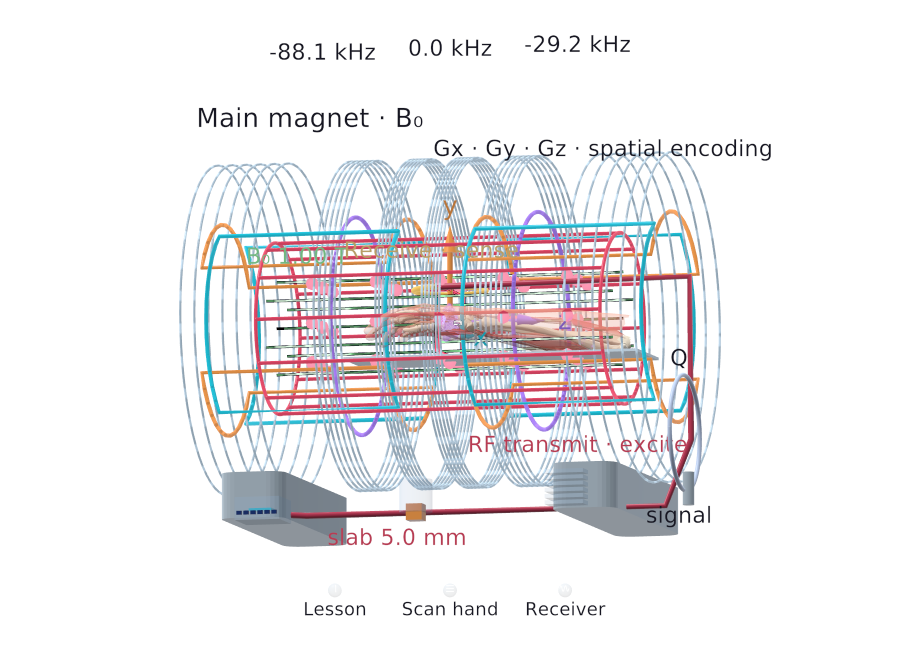
#> input picture docs/renders/01-scanner.png, 1800 x 1300 px, found by its file name (shown at 1/2 size)
$ python compose-rendered-elements.py
#> lines starting #> are read from the running program, lines starting #| are printed output that depends on the picture; pictures that were not available may be replaced by others from this repository, and a replacement may not be noted
from pathlib import Path
from PIL import Image, ImageChops, ImageDraw, ImageFont
import json, zipfile
base=Path("/home/triton/projects/ResonanceQuest-spatial/validation/element-reference-093")
canvas=Image.new("RGB",(4800,3200),"white")
#> canvas: PIL image 4800x3200 RGB; every value is 255
d=ImageDraw.Draw(canvas)
font="/usr/share/fonts/truetype/dejavu/DejaVuSans.ttf"
bold="/usr/share/fonts/truetype/dejavu/DejaVuSans-Bold.ttf"
title=ImageFont.truetype(bold,64)
heading=ImageFont.truetype(bold,30)
note=ImageFont.truetype(font,28)
d.text((80,35),"Resonance MRI · rendered elements",font=title,fill="#171e29")
d.text((82,116),"App 0.9.3 · actual Unity meshes and shaders · white-background reference",font=note,fill="#56616d")
items=[
("01-scanner","Scanner, hand, coils and fields",(50,195,1600,1425)),
("02-moment-grid","Volumetric moment lattice",(1620,195,3180,1425)),
("03-molecules-and-spin","Water molecules and spin frames",(3200,195,4750,1425)),
("04-receiver","Receiver components",(50,1450,1200,2260)),
("05-pulse-sequence","Pulse sequence",(1220,1450,2390,2260)),
("06-rf-and-iq","RF and complex signal",(2410,1450,3580,2260)),
("07-kspace-and-image","Measured k-space and image",(3600,1450,4750,2260)),
("08-reconstructed-volume","Reconstructed volume",(50,2300,1020,3050)),
("09-t1-recovery","T1 example",(1040,2300,2100,3050)),
("10-t2-coherence","T2 example",(2120,2300,3180,3050)),
("11-controls","Playback and mode controls",(3200,2300,4750,3050)),
]
bounds={}
for stem,label,rect in items:
    im=Image.open(base/(stem+".png")).convert("RGB")
#> im is the input picture: PIL image 1800x1300 RGB; mean R, G, B 236.8, 234.8, 236.7
    diff=ImageChops.difference(im,Image.new("RGB",im.size,"white")).convert("L")
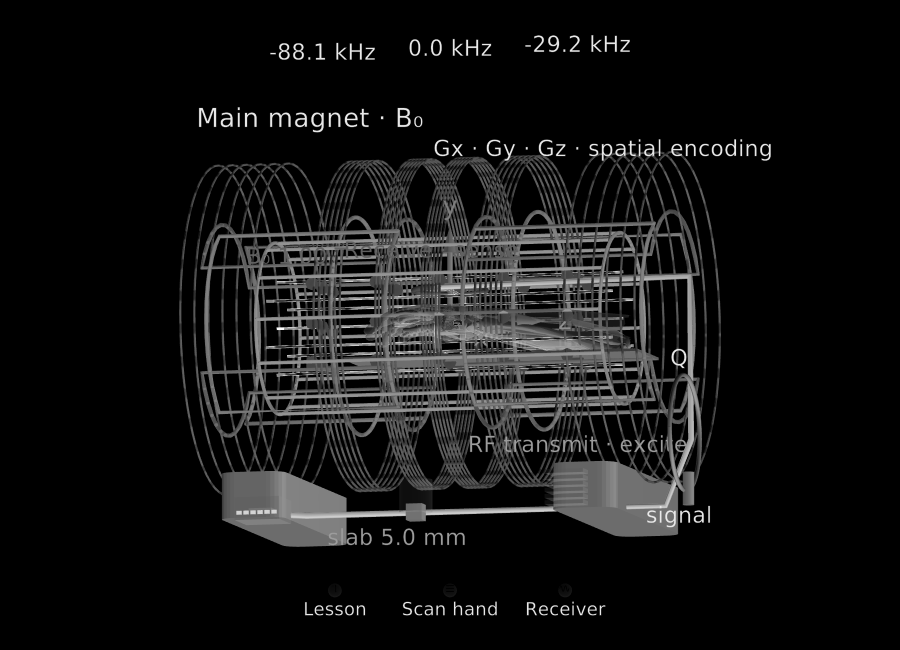
#> diff: PIL image 1800x1300 L (shown at 1/2 size); min 0, max 255, mean 19.4
    bbox=diff.point(lambda v:255 if v>7 else 0).getbbox()
#> bbox = (358, 70, 1542, 1232)
    if bbox is None: raise RuntimeError("Empty render "+stem)
    l,t,r,b=bbox
#> l = 358; t = 70; r = 1542; b = 1232
    bbox=(max(0,l-18),max(0,t-18),min(im.width,r+18),min(im.height,b+18))
#> bbox = (340, 52, 1560, 1250)
    im=im.crop(bbox)
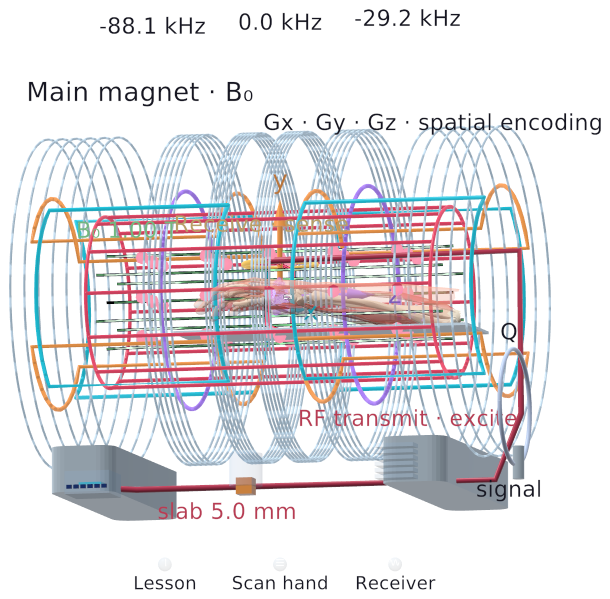
#> im: PIL image 1220x1198 RGB (shown at 1/2 size); mean R, G, B 225.9, 222.7, 225.6
    x0,y0,x1,y1=rect
    d.text((x0+22,y0),label,font=heading,fill="#242d38")
    avw,avh=x1-x0-40,y1-y0-65
    ratio=min(avw/im.width,avh/im.height)
#> ratio = 0.972
    im=im.resize((round(im.width*ratio),round(im.height*ratio)),Image.Resampling.LANCZOS)
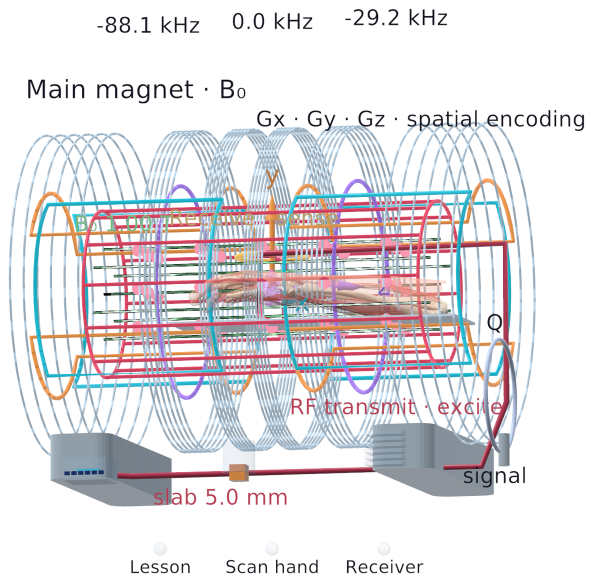
#> im: PIL image 1186x1165 RGB (shown at 1/2 size); mean R, G, B 225.7, 222.5, 225.5
    canvas.paste(im,(x0+(x1-x0-im.width)//2,y0+55+(avh-im.height)//2))
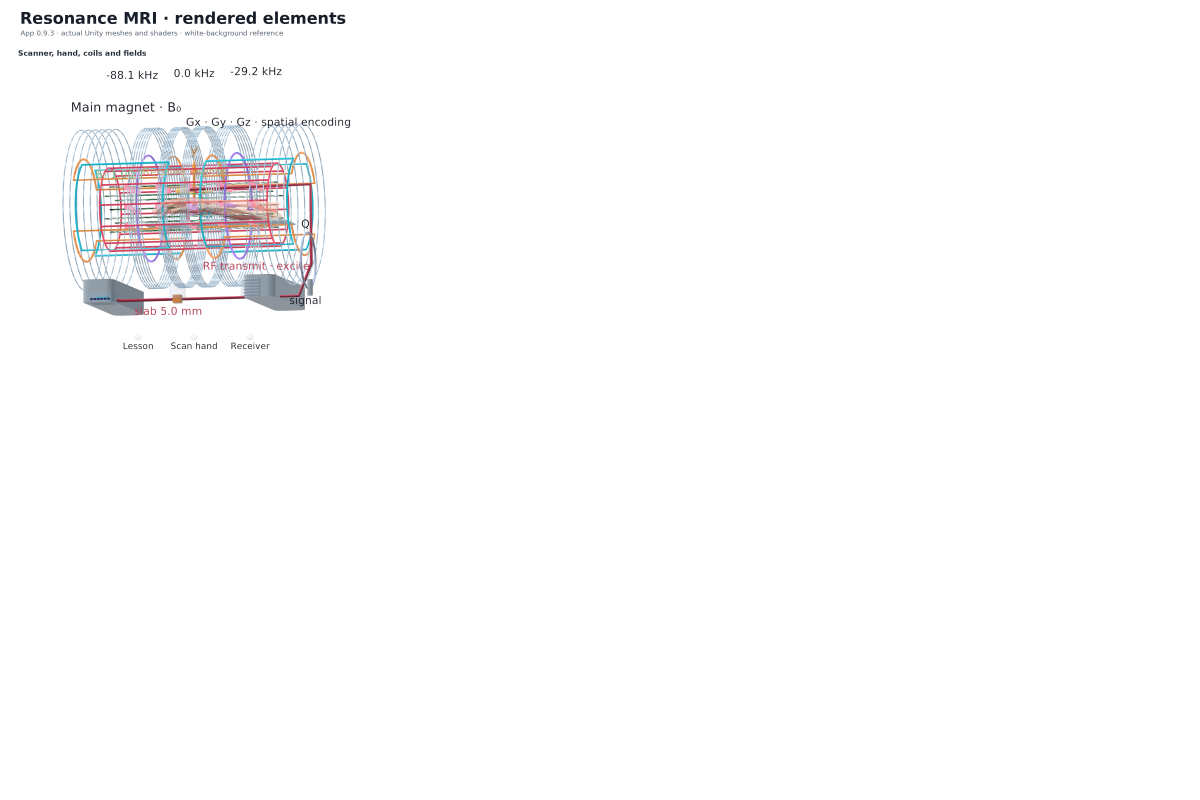
#> canvas: PIL image 4800x3200 RGB (shown at 1/4 size); mean R, G, B 251.9, 251.6, 251.9
    if stem=="04-receiver":
        for fraction,text in ((0.09,"ADC"),(0.50,"Mixer"),(0.92,"Filter")):
            d.text((x0+int((x1-x0)*fraction),y1-80),text,font=note,fill="#56616d",anchor="mm")
    bounds[stem]=dict(source_crop=bbox,source=str(base/(stem+".png")))
#> pass 2 of the loop `for stem,label,rect in items:`:
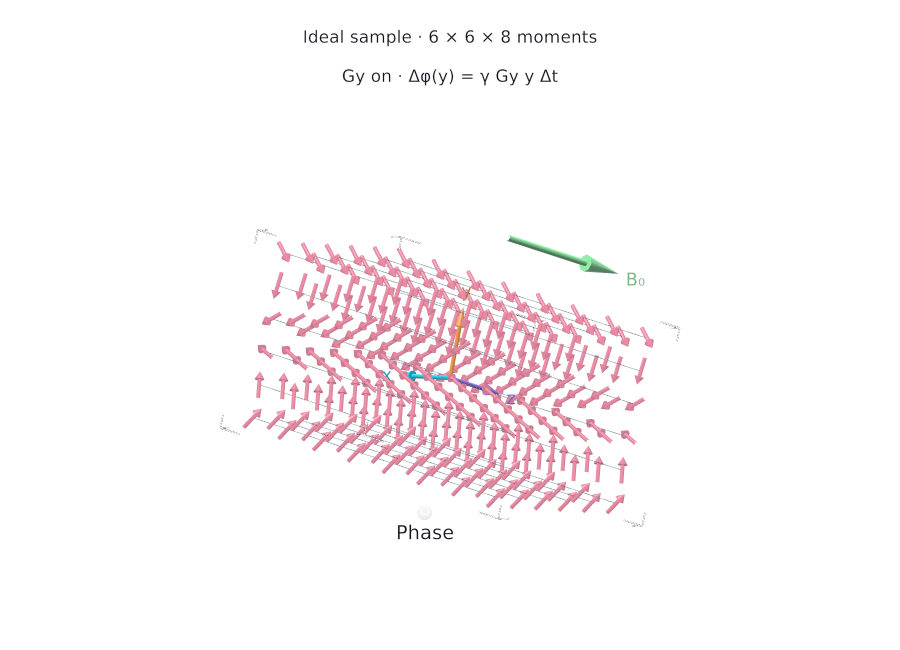
#> input picture docs/renders/02-moment-grid.png, 1800 x 1300 px, found by its file name (shown at 1/2 size)
#> im is the input picture: PIL image 1800x1300 RGB; mean R, G, B 252, 248, 249.1
#> `diff=ImageChops.difference(im,Image.new("RGB",im.size,"white")).conver..`:
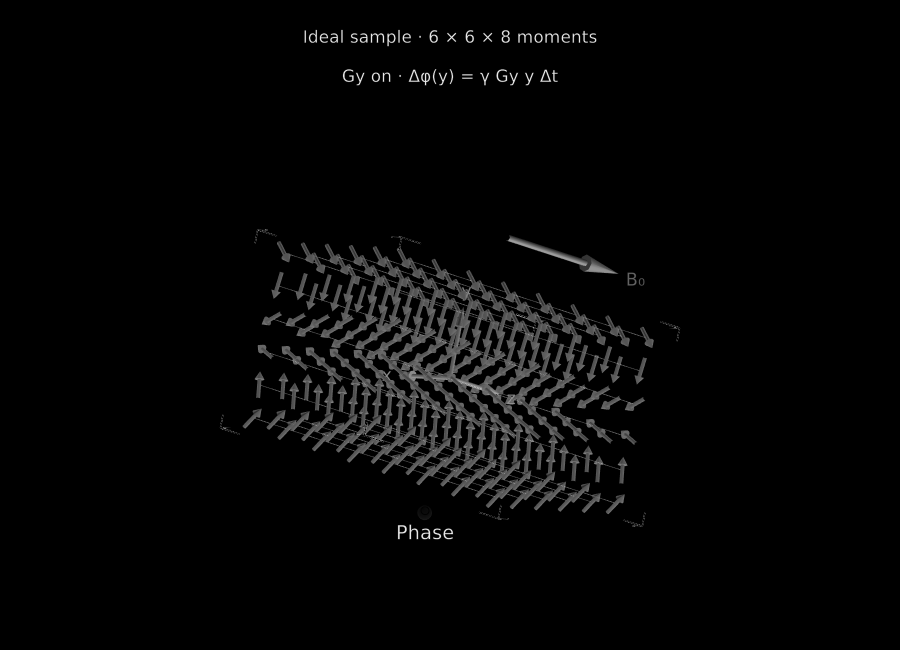
#> diff: PIL image 1800x1300 L (shown at 1/2 size); min 0, max 245, mean 5.7
#> `bbox=diff.point(lambda v:255 if v>7 else 0).getbbox()`: bbox = (439, 59, 1361, 1079)
#> l = 439; t = 59; r = 1361; b = 1079
#> `bbox=(max(0,l-18),max(0,t-18),min(im.width,r+18),min(im.height,b+18))`: bbox = (421, 41, 1379, 1097)
#> `canvas.paste(im,(x0+(x1-x0-im.width)//2,y0+55+(avh-im.height)//2))`:
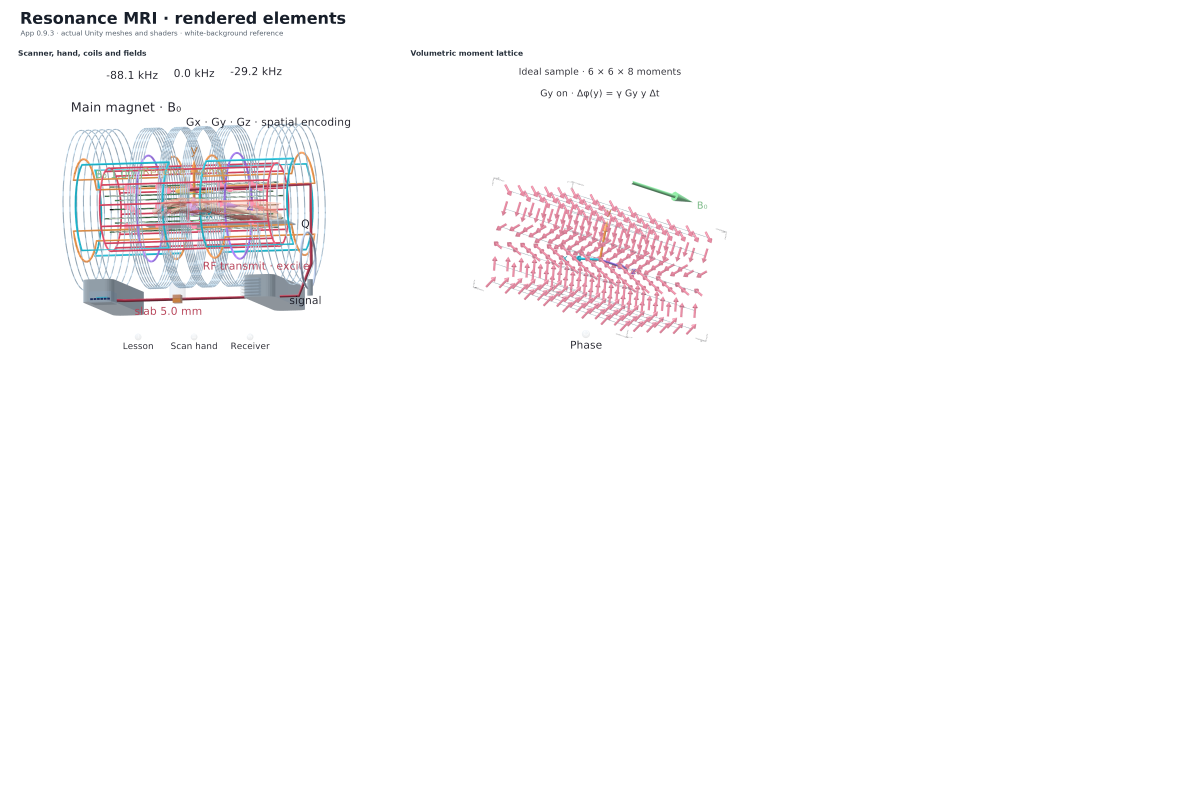
#> canvas: PIL image 4800x3200 RGB (shown at 1/4 size); mean R, G, B 251.2, 250.2, 250.7
#> (the run stopped early here; a loop or call above may not have finished)
